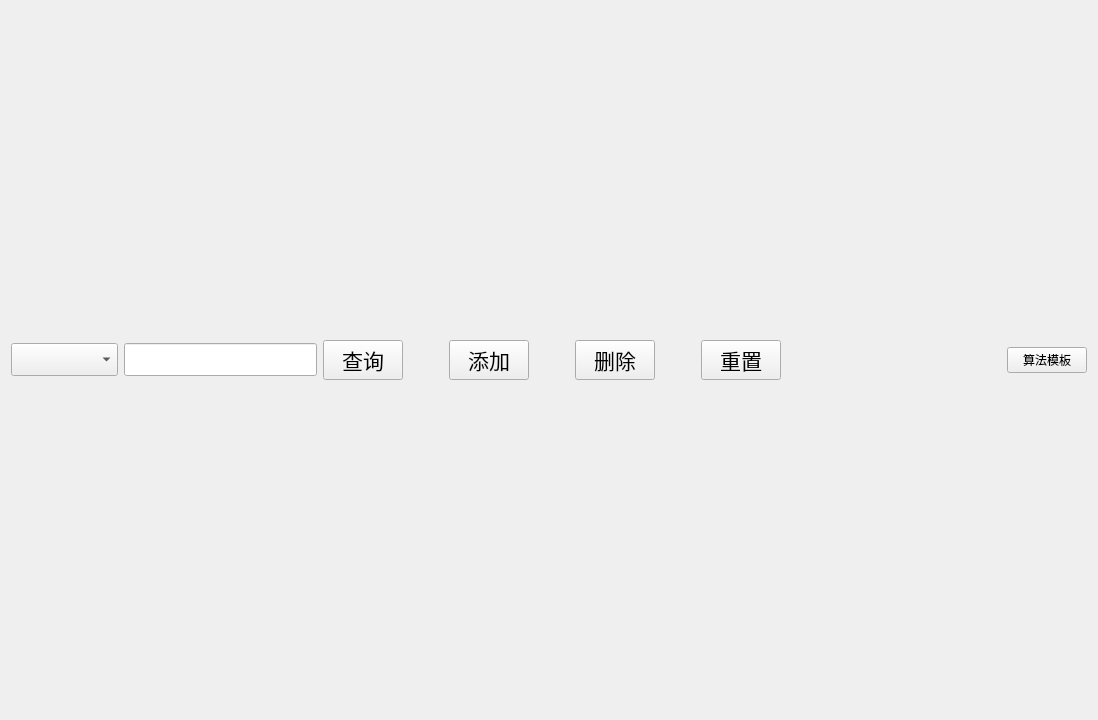
<?xml version="1.0" encoding="UTF-8"?>
<ui version="4.0">
 <class>AlogrithmForm</class>
 <widget class="QWidget" name="AlogrithmForm">
  <property name="geometry">
   <rect>
    <x>0</x>
    <y>0</y>
    <width>1098</width>
    <height>720</height>
   </rect>
  </property>
  <property name="windowTitle">
   <string>Form</string>
  </property>
  <layout class="QVBoxLayout" name="verticalLayout" stretch="1,0">
   <item>
    <layout class="QHBoxLayout" name="horizontalLayout" stretch="0,0,0,0,0,0,0,0,0,5,0">
     <item>
      <widget class="QComboBox" name="comboCond">
       <property name="font">
        <font>
         <pointsize>16</pointsize>
        </font>
       </property>
      </widget>
     </item>
     <item>
      <widget class="QLineEdit" name="lineValue">
       <property name="font">
        <font>
         <pointsize>16</pointsize>
        </font>
       </property>
      </widget>
     </item>
     <item>
      <widget class="QPushButton" name="btnSelect">
       <property name="font">
        <font>
         <pointsize>16</pointsize>
        </font>
       </property>
       <property name="text">
        <string>查询</string>
       </property>
      </widget>
     </item>
     <item>
      <spacer name="horizontalSpacer_4">
       <property name="orientation">
        <enum>Qt::Horizontal</enum>
       </property>
       <property name="sizeHint" stdset="0">
        <size>
         <width>40</width>
         <height>20</height>
        </size>
       </property>
      </spacer>
     </item>
     <item>
      <widget class="QPushButton" name="btnAdd">
       <property name="font">
        <font>
         <family>Arial</family>
         <pointsize>16</pointsize>
        </font>
       </property>
       <property name="text">
        <string>添加</string>
       </property>
      </widget>
     </item>
     <item>
      <spacer name="horizontalSpacer_2">
       <property name="orientation">
        <enum>Qt::Horizontal</enum>
       </property>
       <property name="sizeHint" stdset="0">
        <size>
         <width>40</width>
         <height>20</height>
        </size>
       </property>
      </spacer>
     </item>
     <item>
      <widget class="QPushButton" name="btnDel">
       <property name="enabled">
        <bool>true</bool>
       </property>
       <property name="font">
        <font>
         <family>Arial</family>
         <pointsize>16</pointsize>
        </font>
       </property>
       <property name="text">
        <string>删除</string>
       </property>
       <property name="iconSize">
        <size>
         <width>16</width>
         <height>16</height>
        </size>
       </property>
      </widget>
     </item>
     <item>
      <spacer name="horizontalSpacer_3">
       <property name="orientation">
        <enum>Qt::Horizontal</enum>
       </property>
       <property name="sizeHint" stdset="0">
        <size>
         <width>40</width>
         <height>20</height>
        </size>
       </property>
      </spacer>
     </item>
     <item>
      <widget class="QPushButton" name="pushButton">
       <property name="font">
        <font>
         <family>Arial</family>
         <pointsize>16</pointsize>
        </font>
       </property>
       <property name="text">
        <string>重置</string>
       </property>
      </widget>
     </item>
     <item>
      <spacer name="horizontalSpacer">
       <property name="orientation">
        <enum>Qt::Horizontal</enum>
       </property>
       <property name="sizeHint" stdset="0">
        <size>
         <width>40</width>
         <height>20</height>
        </size>
       </property>
      </spacer>
     </item>
     <item>
      <widget class="QPushButton" name="pushButton_2">
       <property name="text">
        <string>算法模板</string>
       </property>
      </widget>
     </item>
    </layout>
   </item>
   <item>
    <layout class="QVBoxLayout" name="verticalLayout_4"/>
   </item>
  </layout>
 </widget>
 <resources/>
 <connections/>
</ui>
